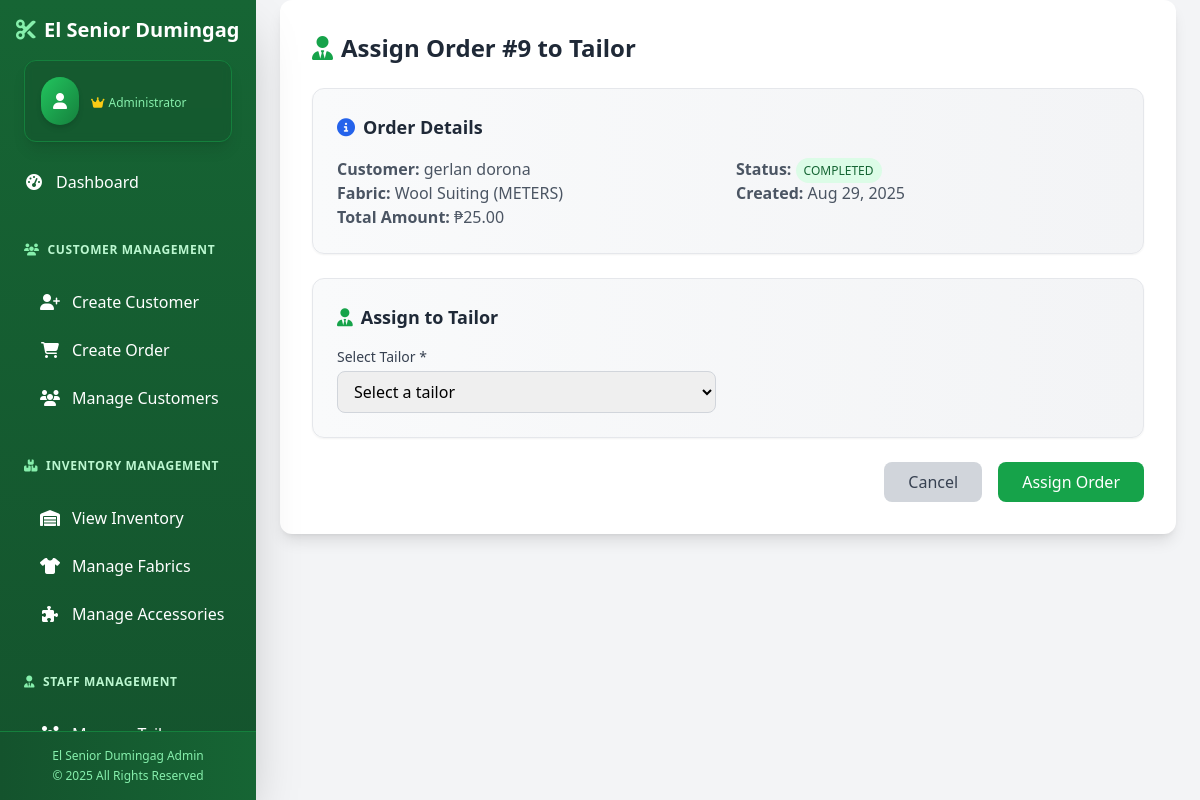
Screenshot of /assign-order/9/ (signed in) with the database file from the repository.
### etailoring/models.py (models this page shows, shortened)
class Order(models.Model):
    STATUS_CHOICES = [
        ('PENDING', 'Pending'),
        ('ASSIGNED', 'Assigned'),
        ('IN_PROGRESS', 'In Progress'),
        ('COMPLETED', 'Completed'),
        ('CANCELLED', 'Cancelled'),
    ]
    PAYMENT_STATUS_CHOICES = [
        ('PENDING', 'Pending'),
        ('PARTIAL', 'Partial'),
        ('PAID', 'Paid'),
    ]
    customer = models.ForeignKey(Customer, on_delete=models.CASCADE)
    fabric = models.ForeignKey(Fabric, on_delete=models.CASCADE)
    accessories = models.ManyToManyField(Accessory, blank=True)
    total_amount = models.DecimalField(max_digits=10, decimal_places=2)
    status = models.CharField(max_length=15, choices=STATUS_CHOICES, default='PENDING')
    payment_status = models.CharField(max_length=10, choices=PAYMENT_STATUS_CHOICES, default='PENDING')
    created_at = models.DateTimeField(auto_now_add=True)
    updated_at = models.DateTimeField(auto_now=True)
    paid_at = models.DateTimeField(null=True, blank=True)

class Customer(models.Model):
    user = models.OneToOneField(User, on_delete=models.CASCADE)
    phone_number = models.CharField(max_length=15)
    address = models.TextField()
    measurements = models.JSONField(default=dict, blank=True)

class Fabric(models.Model):
    UNIT_TYPE_CHOICES = [
        ('METERS', 'Meters'),
        ('YARDS', 'Yards'),
    ]
    name = models.CharField(max_length=100)
    description = models.TextField(blank=True)
    unit_type = models.CharField(max_length=10, choices=UNIT_TYPE_CHOICES)
    quantity = models.DecimalField(max_digits=10, decimal_places=2, default=Decimal('0.00'))
    price_per_unit = models.DecimalField(max_digits=10, decimal_places=2)
    low_stock_threshold = models.DecimalField(max_digits=10, decimal_places=2, default=Decimal('10.00'))

### etailoring/views.py (the view, shortened to what this page needs)
# urls.py: path('assign-order/<int:order_id>/', views.assign_order_view, name='assign_order'),
@login_required
def assign_order_view(request, order_id):
    if not request.user.is_staff:
        return redirect('etailoring:homepage')
    try:
        order = Order.objects.get(id=order_id)
    except Order.DoesNotExist:
        return redirect('etailoring:manage_orders')
    tailors = Tailor.objects.all()
    return render(request, 'assign_order.html', {
        'order': order,
        'tailors': tailors
    })

### templates/assign_order.html (shortened to what this page needs)
{% extends 'base.html' %}
{% block content %}
<div class="max-w-4xl mx-auto">
    <div class="bg-white rounded-xl shadow-lg p-8">
        <h1 class="text-2xl font-bold text-gray-800 mb-6 flex items-center">
            <i class="fas fa-user-tie text-green-600 mr-2"></i> Assign Order #{{ order.id }} to Tailor
        </h1>
        <div class="bg-gradient-to-r from-gray-50 to-gray-100 p-6 rounded-xl border border-gray-200 shadow-sm mb-6">
            <h2 class="text-lg font-semibold text-gray-800 mb-4 flex items-center">
                <i class="fas fa-info-circle text-blue-600 mr-2"></i> Order Details
            </h2>
            <div class="grid grid-cols-1 md:grid-cols-2 gap-4">
                <div>
                    <p class="text-gray-600"><strong>Customer:</strong> {{ order.customer.user.first_name }} {{ order.customer.user.last_name }}</p>
                    <p class="text-gray-600"><strong>Fabric:</strong> {{ order.fabric.name }} ({{ order.fabric.unit_type }})</p>
                    <p class="text-gray-600"><strong>Total Amount:</strong> ₱{{ order.total_amount }}</p>
                </div>
                <div>
                    <p class="text-gray-600"><strong>Status:</strong>
                        <span class="px-2 py-1 rounded-full text-xs {% if order.status == 'PENDING' %}bg-yellow-100 text-yellow-800{% elif order.status == 'ASSIGNED' %}bg-blue-100 text-blue-800{% elif order.status == 'COMPLETED' %}bg-green-100 text-green-800{% else %}bg-gray-100 text-gray-800{% endif %}">
                            {{ order.status }}
                        </span>
                    </p>
                    <p class="text-gray-600"><strong>Created:</strong> {{ order.created_at|date:"M d, Y" }}</p>
                </div>
            </div>
        </div>
        <form id="assignOrderForm" method="post" class="space-y-6">
            <div class="bg-gradient-to-r from-gray-50 to-gray-100 p-6 rounded-xl border border-gray-200 shadow-sm">
                <h2 class="text-lg font-semibold text-gray-800 mb-4 flex items-center">
                    <i class="fas fa-user-tie text-green-600 mr-2"></i> Assign to Tailor
                </h2>
                <div class="grid grid-cols-1 md:grid-cols-2 gap-6">
                    <div>
                        <label for="tailor" class="block text-sm font-medium text-gray-700 mb-1">Select Tailor *</label>
                        <select id="tailor" name="tailor" required
                            class="w-full px-3 py-2 border border-gray-300 rounded-lg focus:outline-none focus:ring-2 focus:ring-green-500">
                            <option value="">Select a tailor</option>
                        </select>
                    </div>
                </div>
            </div>
            <div class="flex justify-end space-x-4">
                <a href="{% url 'etailoring:manage_orders' %}"
                    class="px-6 py-2 bg-gray-300 text-gray-700 font-medium rounded-lg hover:bg-gray-400 focus:outline-none focus:ring-2 focus:ring-offset-2 focus:ring-gray-500 transition-colors">
                    Cancel
                </a>
                <button type="submit"
                    class="px-6 py-2 bg-green-600 text-white font-medium rounded-lg hover:bg-green-700 focus:outline-none focus:ring-2 focus:ring-offset-2 focus:ring-green-500 transition-colors">
                    Assign Order
                </button>
            </div>
        </form>
    </div>
</div>
{% endblock %}

### rows the page displays
Order: id "9", customer.user.first_name "gerlan", customer.user.last_name "dorona", fabric.name "Wool Suiting", fabric.unit_type "METERS", total_amount "25.00", status "COMPLETED", created_at "Aug 29, 2025"
